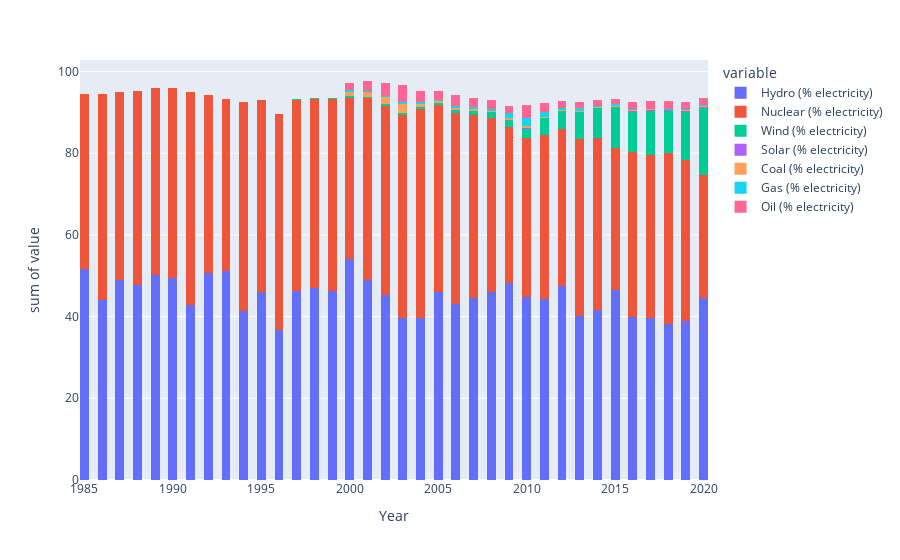

Notebook cell for this chart:
### Code cell
nationProdStats(nations["Sweden"])

### Figure 1 — Plotly figure (JSON) as saved in the notebook; plotly's stock layout.template omitted (floating-point values rounded to 4 significant figures)
{"data": [{"alignmentgroup": "True", "bingroup": "x", "histfunc": "sum", "hovertemplate": "variable=Hydro (% electricity)<br>Year=%{x}<br>sum of value=%{y}<extra></extra>", "legendgroup": "Hydro (% electricity)", "marker": {"color": "#636efa", "pattern": {"shape": ""}}, "name": "Hydro (% electricity)", "nbinsx": 100, "offsetgroup": "Hydro (% electricity)", "orientation": "v", "showlegend": true, "type": "histogram", "x": [2000, 2001, 2002, 2003, 2004, 2005, 2006, 2007, 2008, 2009, 2010, 2011, 2012, 2013, 2014, 2015, 2016, 2017, 2018, 2019, 2020, 1985, 1986, 1987, 1988, 1989, 1990, 1991, 1992, 1993, 1994, 1995, 1996, 1997, 1998, 1999], "xaxis": "x", "y": [54.11, 48.92, 45.24, 39.55, 39.64, 45.97, 43.08, 44.46, 46.08, 48.2, 44.73, 44.21, 47.43, 40.1, 41.53, 46.49, 39.78, 39.67, 38.08, 39.02, 44.56, 51.76, 43.95, 49.02, 47.79, 50.14, 49.49, 42.91, 50.78, 51.19, 41.32, 45.9, 36.79, 46.22, 47.01, 46.2], "yaxis": "y"}, {"alignmentgroup": "True", "bingroup": "x", "histfunc": "sum", "hovertemplate": "variable=Nuclear (% electricity)<br>Year=%{x}<br>sum of value=%{y}<extra></extra>", "legendgroup": "Nuclear (% electricity)", "marker": {"color": "#EF553B", "pattern": {"shape": ""}}, "name": "Nuclear (% electricity)", "nbinsx": 100, "offsetgroup": "Nuclear (% electricity)", "orientation": "v", "showlegend": true, "type": "histogram", "x": [2000, 2001, 2002, 2003, 2004, 2005, 2006, 2007, 2008, 2009, 2010, 2011, 2012, 2013, 2014, 2015, 2016, 2017, 2018, 2019, 2020, 1985, 1986, 1987, 1988, 1989, 1990, 1991, 1992, 1993, 1994, 1995, 1996, 1997, 1998, 1999], "xaxis": "x", "y": [39.47, 44.62, 46.43, 49.8, 51.08, 45.7, 46.74, 45.0, 42.62, 38.19, 38.96, 40.24, 38.48, 43.43, 42.25, 34.79, 40.48, 40.0, 41.96, 39.38, 30.18, 42.7, 50.45, 45.97, 47.48, 45.85, 46.54, 52.08, 43.39, 42.11, 51.14, 47.14, 52.81, 46.8, 46.28, 47.17], "yaxis": "y"}, {"alignmentgroup": "True", "bingroup": "x", "histfunc": "sum", "hovertemplate": "variable=Wind (% electricity)<br>Year=%{x}<br>sum of value=%{y}<extra></extra>", "legendgroup": "Wind (% electricity)", "marker": {"color": "#00cc96", "pattern": {"shape": ""}}, "name": "Wind (% electricity)", "nbinsx": 100, "offsetgroup": "Wind (% electricity)", "orientation": "v", "showlegend": true, "type": "histogram", "x": [2000, 2001, 2002, 2003, 2004, 2005, 2006, 2007, 2008, 2009, 2010, 2011, 2012, 2013, 2014, 2015, 2016, 2017, 2018, 2019, 2020, 1985, 1986, 1987, 1988, 1989, 1990, 1991, 1992, 1993, 1994, 1995, 1996, 1997, 1998, 1999], "xaxis": "x", "y": [0.3147, 0.2983, 0.4145, 0.5016, 0.567, 0.5904, 0.6868, 0.9582, 1.333, 1.823, 2.349, 4.064, 4.304, 6.431, 7.317, 10.08, 9.929, 10.72, 10.18, 11.68, 16.39, 0.004375, 0.004327, 0.004094, 0.003419, 0.003494, 0.004095, 0.00882, 0.02117, 0.03566, 0.05243, 0.07078, 0.1024, 0.1359, 0.1937, 0.2307], "yaxis": "y"}, {"alignmentgroup": "True", "bingroup": "x", "histfunc": "sum", "hovertemplate": "variable=Solar (% electricity)<br>Year=%{x}<br>sum of value=%{y}<extra></extra>", "legendgroup": "Solar (% electricity)", "marker": {"color": "#ab63fa", "pattern": {"shape": ""}}, "name": "Solar (% electricity)", "nbinsx": 100, "offsetgroup": "Solar (% electricity)", "orientation": "v", "showlegend": true, "type": "histogram", "x": [2000, 2001, 2002, 2003, 2004, 2005, 2006, 2007, 2008, 2009, 2010, 2011, 2012, 2013, 2014, 2015, 2016, 2017, 2018, 2019, 2020, 1985, 1986, 1987, 1988, 1989, 1990, 1991, 1992, 1993, 1994, 1995, 1996, 1997, 1998, 1999], "xaxis": "x", "y": [0.0009764, 0.00094, 0.001139, 0.001347, 0.001302, 0.001343, 0.001696, 0.002109, 0.002669, 0.005124, 0.005793, 0.00732, 0.01142, 0.02287, 0.03061, 0.05988, 0.09173, 0.1401, 0.2491, 0.2386, 0.2446, 0, 0, 0, 0, 0, 0, 0, 0, 0.0006858, 0.0006991, 0.0006741, 0.0007111, 0.0006693, 0.0006289, 0.0006445], "yaxis": "y"}, {"alignmentgroup": "True", "bingroup": "x", "histfunc": "sum", "hovertemplate": "variable=Coal (% electricity)<br>Year=%{x}<br>sum of value=%{y}<extra></extra>", "legendgroup": "Coal (% electricity)", "marker": {"color": "#FFA15A", "pattern": {"shape": ""}}, "name": "Coal (% electricity)", "nbinsx": 100, "offsetgroup": "Coal (% electricity)", "orientation": "v", "showlegend": true, "type": "histogram", "x": [2000, 2001, 2002, 2003, 2004, 2005, 2006, 2007, 2008, 2009, 2010, 2011, 2012, 2013, 2014, 2015, 2016, 2017, 2018, 2019, 2020, 1985, 1986, 1987, 1988, 1989, 1990, 1991, 1992, 1993, 1994, 1995, 1996, 1997, 1998, 1999], "xaxis": "x", "y": [1.126, 1.163, 1.618, 2.102, 0.6659, 0.4092, 0.6135, 0.4361, 0.3429, 0.377, 0.6885, 0.4372, 0.2902, 0.4267, 0.2416, 0.2389, 0.1687, 0.1961, 0.2051, 0.1964, 0.2013, null, null, null, null, null, null, null, null, null, null, null, null, null, null, null], "yaxis": "y"}, {"alignmentgroup": "True", "bingroup": "x", "histfunc": "sum", "hovertemplate": "variable=Gas (% electricity)<br>Year=%{x}<br>sum of value=%{y}<extra></extra>", "legendgroup": "Gas (% electricity)", "marker": {"color": "#19d3f3", "pattern": {"shape": ""}}, "name": "Gas (% electricity)", "nbinsx": 100, "offsetgroup": "Gas (% electricity)", "orientation": "v", "showlegend": true, "type": "histogram", "x": [2000, 2001, 2002, 2003, 2004, 2005, 2006, 2007, 2008, 2009, 2010, 2011, 2012, 2013, 2014, 2015, 2016, 2017, 2018, 2019, 2020, 1985, 1986, 1987, 1988, 1989, 1990, 1991, 1992, 1993, 1994, 1995, 1996, 1997, 1998, 1999], "xaxis": "x", "y": [0.3333, 0.2444, 0.379, 0.5392, 0.5116, 0.377, 0.416, 0.5604, 0.4123, 1.144, 1.96, 1.053, 0.5498, 0.5581, 0.2748, 0.2753, 0.4356, 0.1997, 0.2357, 0.2257, 0.2313, null, null, null, null, null, null, null, null, null, null, null, null, null, null, null], "yaxis": "y"}, {"alignmentgroup": "True", "bingroup": "x", "histfunc": "sum", "hovertemplate": "variable=Oil (% electricity)<br>Year=%{x}<br>sum of value=%{y}<extra></extra>", "legendgroup": "Oil (% electricity)", "marker": {"color": "#FF6692", "pattern": {"shape": ""}}, "name": "Oil (% electricity)", "nbinsx": 100, "offsetgroup": "Oil (% electricity)", "orientation": "v", "showlegend": true, "type": "histogram", "x": [2000, 2001, 2002, 2003, 2004, 2005, 2006, 2007, 2008, 2009, 2010, 2011, 2012, 2013, 2014, 2015, 2016, 2017, 2018, 2019, 2020, 1985, 1986, 1987, 1988, 1989, 1990, 1991, 1992, 1993, 1994, 1995, 1996, 1997, 1998, 1999], "xaxis": "x", "y": [1.828, 2.408, 3.078, 4.179, 2.786, 2.217, 2.627, 1.978, 2.312, 1.865, 3.098, 2.316, 1.616, 1.555, 1.395, 1.425, 1.745, 1.718, 1.798, 1.722, 1.765, null, null, null, null, null, null, null, null, null, null, null, null, null, null, null], "yaxis": "y"}], "layout": {"barmode": "relative", "legend": {"title": {"text": "variable"}, "tracegroupgap": 0}, "margin": {"t": 60}, "xaxis": {"anchor": "y", "domain": [0, 1], "title": {"text": "Year"}}, "yaxis": {"anchor": "x", "domain": [0, 1], "title": {"text": "sum of value"}}}}
